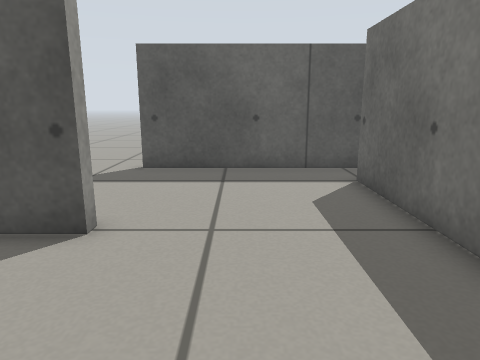
view 1 (above)

21 first-person views from a walk through a Gazebo world. The camera is 0.51 m above the floor, tilts 12° down and sees 70° across. The floor is counted in squares, 0.25 m on a side. Each view is taken from the middle of a square. On the plan, view 1 faces up. The plan holds only what a view shows up to about 18 squares ahead; the rest is blank.

view 2
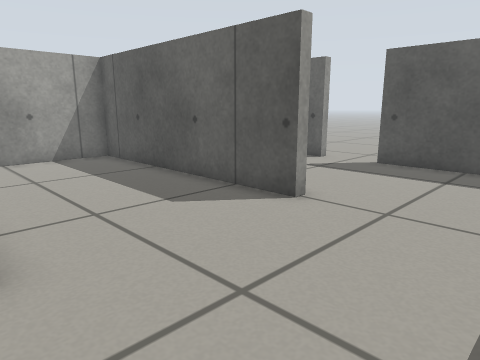

view 3
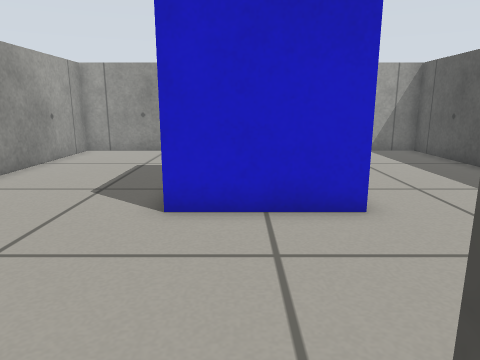

view 4
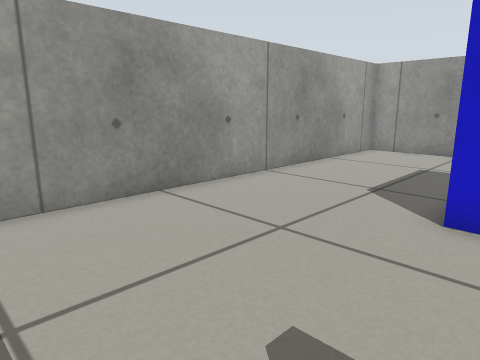

view 5
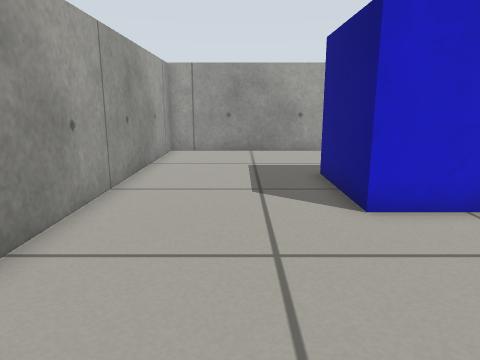

view 6
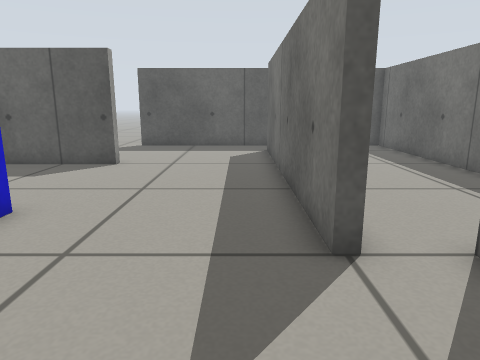

view 7
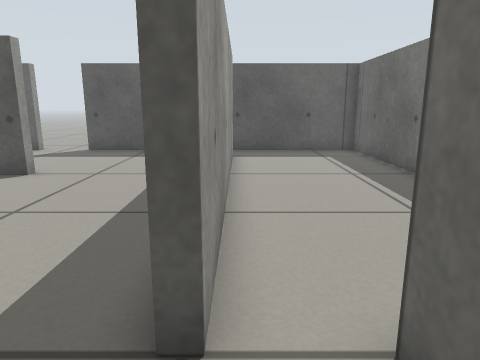

view 8
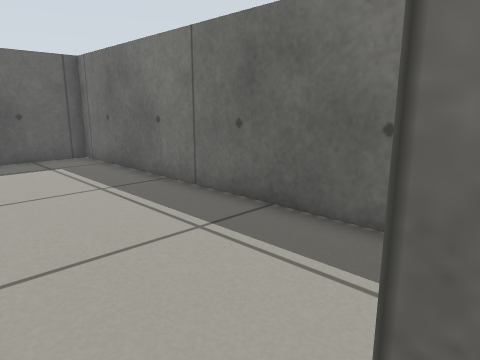

view 9
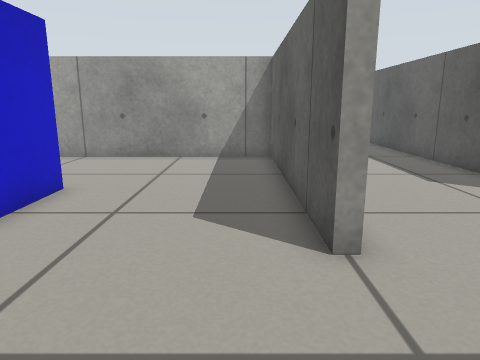

view 10
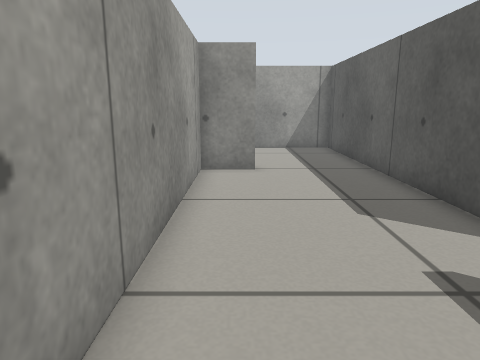

view 11
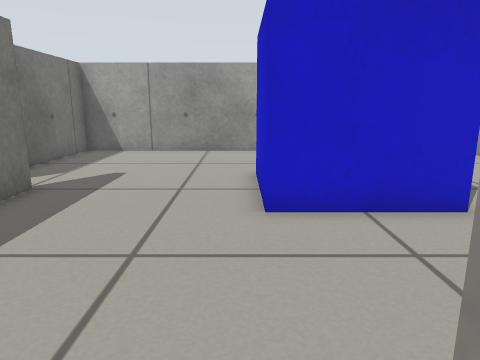

view 12
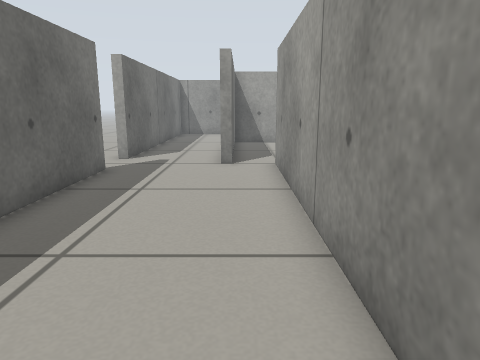

view 13
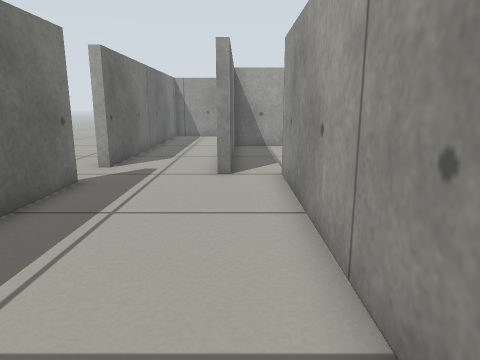

view 14
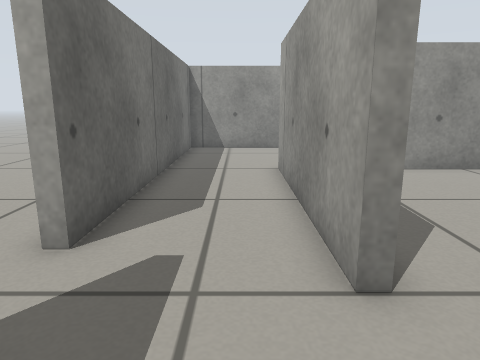

view 15
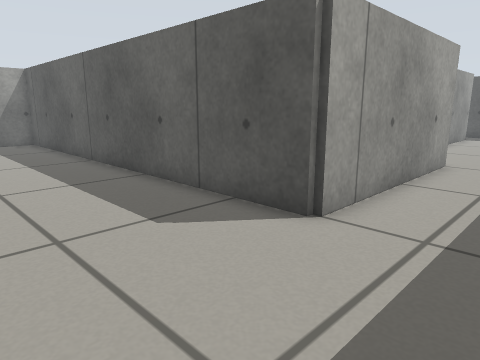

view 16
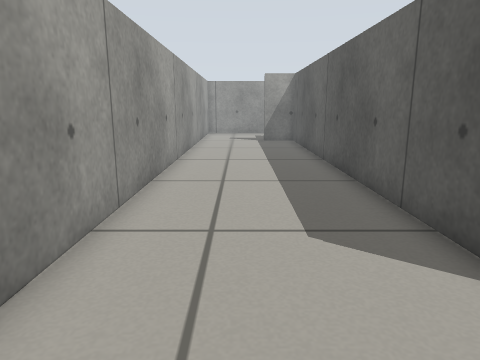

view 17
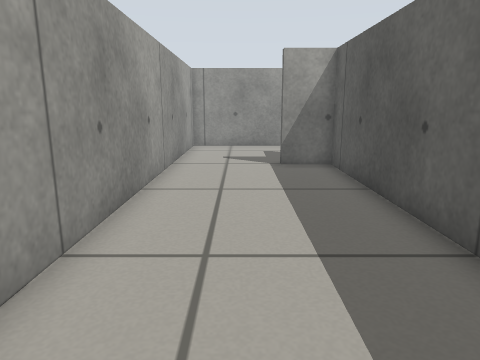

view 18
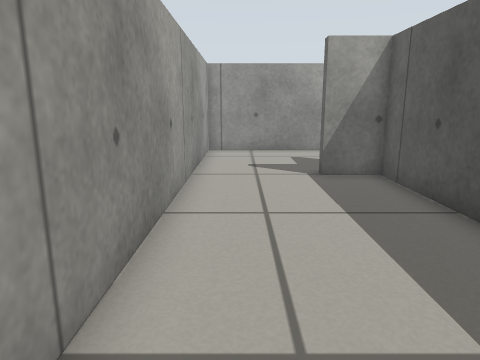

view 19
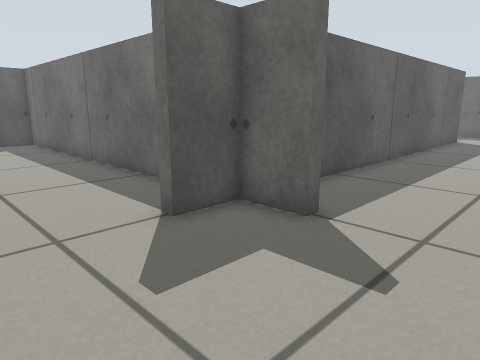

view 20
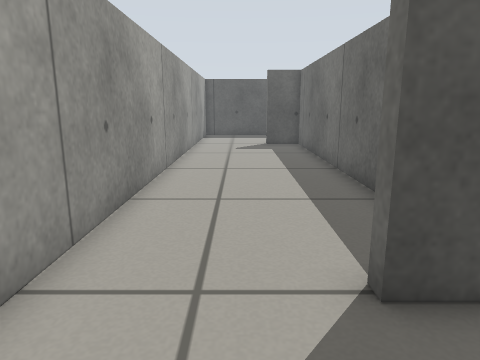

view 21
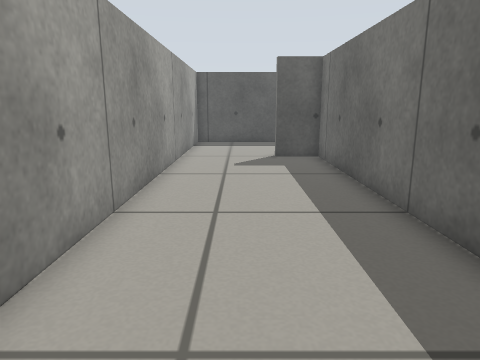

### Floor plan
Points are (right, up) in squares from view 1. A wall is a line through its corners. A room is listed if a view was taken in it or the views show most of it. See-through windows are left out.
Room 1 (views 1, 2, 3, 4, 5, 6, 7, 8, 9, 11)
walls: (3.7, -2.5) (3.3, -2.5) (3.3, 6.5); (-2.5, 5.7) (-2.5, 5.3) (-12.3, 5.3) (-12.3, -10.3) (5.3, -10.3) (5.3, -2.5)
ways out: opening at (0, 5.5) to room 2
Room 2 (view 10)
walls: (3.3, 6.5) (3.3, 9.5); (4.5, 11.5) (-2.4, 11.5)
ways out: opening at (0, 5.5) to room 1; opening at (3.5, 10.5) to room 3; opening at (-3, 9) to room 4
Room 3 (views 12, 13, 14)
walls: (3.7, 8.8) (3.7, -2.5); (9.5, -1.4) (9.5, 11.5) (4.5, 11.5); (5.3, -2.5) (5.7, -2.5)
ways out: opening at (3.5, 10.5) to room 2; opening at (8, -3) to room 4
Room 4 (views 15, 16, 17, 18, 19, 20, 21)
walls: (-12.7, -7.4) (-12.7, 5.3) (-14.5, 5.3) (-14.5, 5.8); (-12.3, 7.6) (-12.3, 5.7) (-2.5, 5.7); (-5.7, 11.5) (-18.5, 11.5) (-18.5, -16.5) (9.5, -16.5) (9.5, -3.7) (10, -3.7); (5.7, -2.5) (5.7, -10.7) (-12.3, -10.7) (-12.3, -12.5) (-12.7, -12.5) (-12.7, -10.7) (-14.5, -10.7) (-14.5, -10.2); (-2.4, 11.5) (-3.4, 11.5)
ways out: opening at (-3, 9) to room 2; opening at (8, -3) to room 3; opening at (-4.5, 12); opening at (10, -2.5)

Positions as (right, up) in squares from view 1, and headings:
1: (0, 0), facing up
2: (2, -1), facing up-left
3: (4, -3), facing left
4: (4, -3), facing down-left
5: (4, -7), facing left
6: (2, -7), facing up
7: (4, -5), facing up
8: (4, -3), facing up-right
9: (2, 4), facing left
10: (-1, 7), facing left
11: (-2, 6), facing down
12: (5, 10), facing down
13: (5, 8), facing down
14: (7, 1), facing down
15: (9, -16), facing up-left
16: (9, -14), facing left
17: (0, -14), facing left
18: (-2, -15), facing left
19: (-18, -16), facing up-right
20: (-16, -14), facing up
21: (-16, -9), facing up
